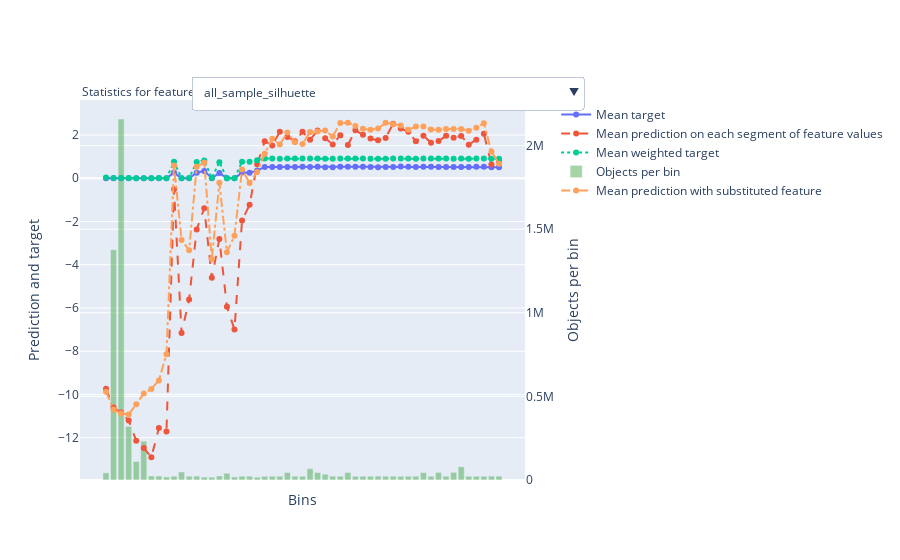

The cell this chart's notebook holds for it:
### Code cell
model.calc_feature_statistics(train_df_cleared, target=train_lables_1d, plot_file="mnist_features_stat.svg", plot=False)
print()
